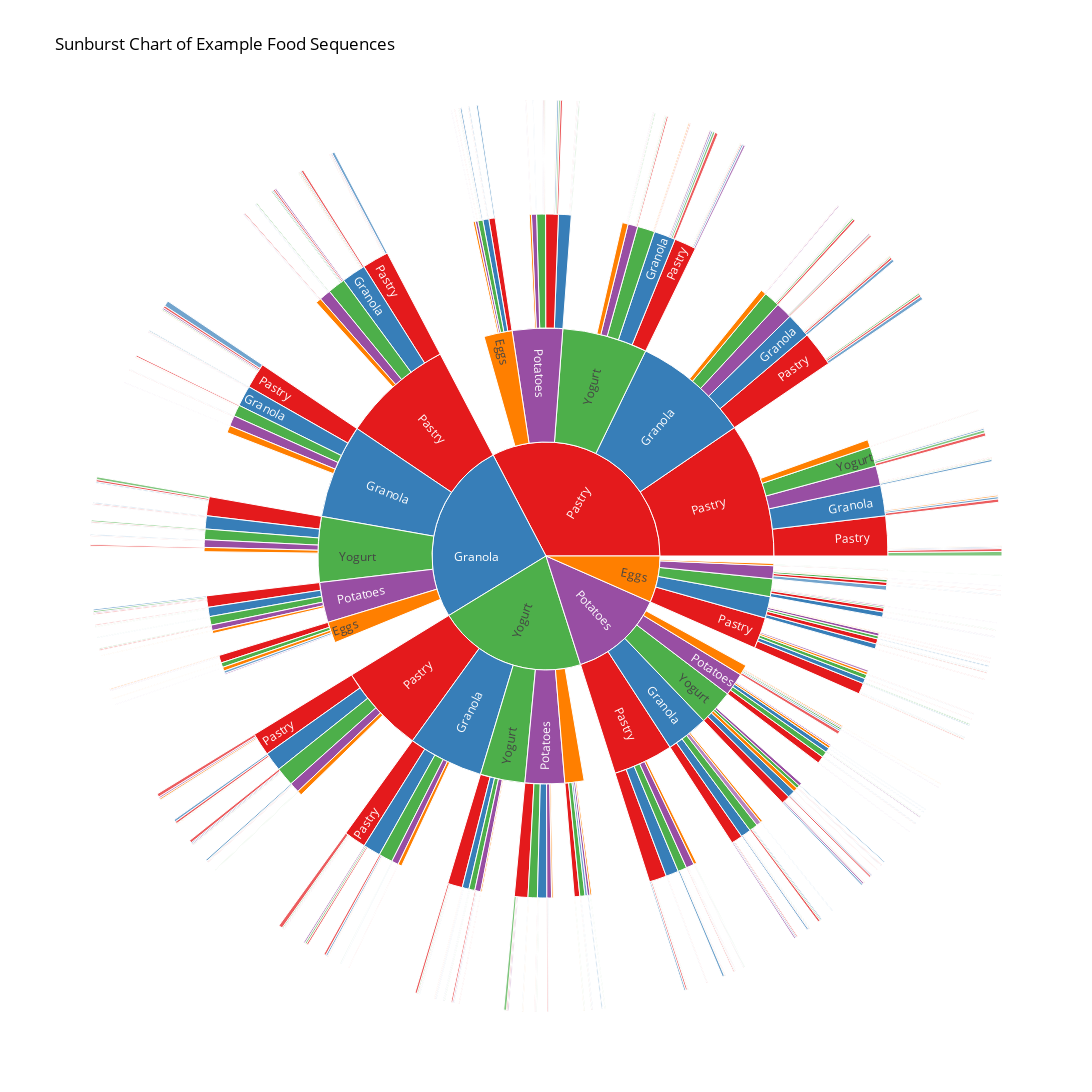

Notebook source saved alongside this figure:
### Code cell
# Create the sunburst figure
buffet_fig = go.Figure(go.Sunburst(
    ids=sunburst_df['id'],
    labels=sunburst_df['label'],
    parents=sunburst_df['parent'],
    values=sunburst_df['value'],
    marker_colors=sunburst_df['color'], # Use the new color column
    insidetextorientation='radial',
    domain={'x': [0, 1], 'y': [0, 1]}
))

buffet_fig.update_layout(
    autosize=False,
    height=1500,
    width=1500,
    title_text='Sunburst Chart of Example Food Sequences',
    font=dict(
        color="black"
    ),
    uniformtext=dict(minsize=12, mode='hide'),
    paper_bgcolor="White"
)

buffet_fig.show()

### Figure 1 — Plotly figure (JSON) as saved in the notebook; plotly's stock layout.template omitted (floating-point values rounded to 4 significant figures; data arrays with more than 128 entries replaced by an {"elided": "..."} marker saying what was removed)
{"data": [{"domain": {"x": [0, 1], "y": [0, 1]}, "ids": {"elided": "443 str values"}, "insidetextorientation": "radial", "labels": {"elided": "443 str values"}, "marker": {"colors": {"elided": "443 str values"}}, "parents": {"elided": "443 str values"}, "type": "sunburst", "values": {"elided": "443 int values"}}], "layout": {"autosize": false, "font": {"color": "black"}, "height": 1500, "paper_bgcolor": "White", "title": {"text": "Sunburst Chart of Example Food Sequences"}, "uniformtext": {"minsize": 12, "mode": "hide"}, "width": 1500}}
